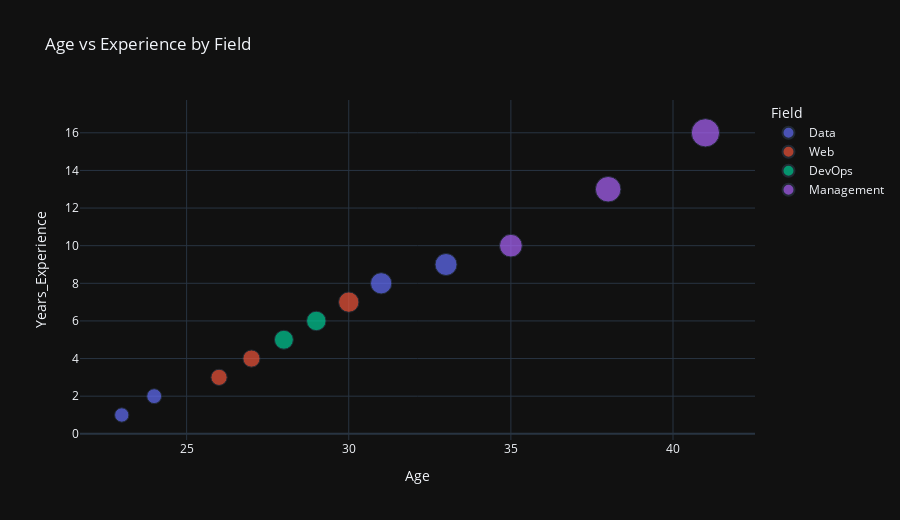

The code cell stored with this chart in its notebook:
### Markdown cell above
### 📝 Exercise 1 – Personal Scatter Plot: Age vs Experience

**Goal:** Build an interactive scatter plot showing the relationship between age and years of experience for yourself and other people you know.

**Tasks:**
- Create a `pandas.DataFrame` with 10–15 rows and columns: `Name`, `Age`, `Years_Experience`, `Estimated_Salary`, `Field`.
- Use `plotly.express.scatter` (`px.scatter`) with `Age` on the x-axis and `Years_Experience` on the y-axis.
- Color the points by `Field` using the `color` argument.
- Add `hover_data=['Name', 'Estimated_Salary']` so that hovering a point shows name and estimated salary.
- **Bonus:** Map `Estimated_Salary` to marker size using `size='Estimated_Salary'`.

**Reflection (write in a separate cell or as comments):**
- What correlation do you observe between age and experience? Is it roughly linear?

### Code cell
# Exercise 1 – Personal Scatter Plot: Age vs Experience
import plotly.express as px
import pandas as pd
from pathlib import Path

out_dir = Path("export")
out_dir.mkdir(exist_ok=True)

df_people = pd.DataFrame([
    {"Name": "Ana", "Age": 24, "Years_Experience": 2, "Estimated_Salary": 4200, "Field": "Data"},
    {"Name": "Mihai", "Age": 27, "Years_Experience": 4, "Estimated_Salary": 5600, "Field": "Web"},
    {"Name": "Ioana", "Age": 31, "Years_Experience": 8, "Estimated_Salary": 8600, "Field": "Data"},
    {"Name": "Radu", "Age": 29, "Years_Experience": 6, "Estimated_Salary": 7200, "Field": "DevOps"},
    {"Name": "Elena", "Age": 35, "Years_Experience": 10, "Estimated_Salary": 9800, "Field": "Management"},
    {"Name": "Andrei", "Age": 26, "Years_Experience": 3, "Estimated_Salary": 5000, "Field": "Web"},
    {"Name": "Cristina", "Age": 33, "Years_Experience": 9, "Estimated_Salary": 9200, "Field": "Data"},
    {"Name": "Vlad", "Age": 38, "Years_Experience": 13, "Estimated_Salary": 12400, "Field": "Management"},
    {"Name": "Daria", "Age": 28, "Years_Experience": 5, "Estimated_Salary": 6800, "Field": "DevOps"},
    {"Name": "Paul", "Age": 30, "Years_Experience": 7, "Estimated_Salary": 7900, "Field": "Web"},
    {"Name": "Maria", "Age": 41, "Years_Experience": 16, "Estimated_Salary": 15200, "Field": "Management"},
    {"Name": "Ionut", "Age": 23, "Years_Experience": 1, "Estimated_Salary": 3900, "Field": "Data"},
])

fig_scatter = px.scatter(
    df_people,
    x="Age",
    y="Years_Experience",
    color="Field",
    size="Estimated_Salary",
    hover_data=["Name", "Estimated_Salary"],
    title="Age vs Experience by Field",
    template="plotly_dark",
    height=520,
)

fig_scatter.update_layout(legend_title_text="Field")
fig_scatter.write_html(out_dir / "ex1_scatter_age_experience.html", include_plotlyjs="cdn")
fig_scatter.show()

df_people

### Figure 1 — Plotly figure (JSON) as saved in the notebook; plotly's stock layout.template omitted (floating-point values rounded to 4 significant figures)
{"data": [{"customdata": [["Ana", 4200], ["Ioana", 8600], ["Cristina", 9200], ["Ionut", 3900]], "hovertemplate": "Field=Data<br>Age=%{x}<br>Years_Experience=%{y}<br>Estimated_Salary=%{customdata[1]}<br>Name=%{customdata[0]}<extra></extra>", "legendgroup": "Data", "marker": {"color": "#636efa", "size": [4200, 8600, 9200, 3900], "sizemode": "area", "sizeref": 38, "symbol": "circle"}, "mode": "markers", "name": "Data", "orientation": "v", "showlegend": true, "type": "scatter", "x": [24, 31, 33, 23], "xaxis": "x", "y": [2, 8, 9, 1], "yaxis": "y"}, {"customdata": [["Mihai", 5600], ["Andrei", 5000], ["Paul", 7900]], "hovertemplate": "Field=Web<br>Age=%{x}<br>Years_Experience=%{y}<br>Estimated_Salary=%{customdata[1]}<br>Name=%{customdata[0]}<extra></extra>", "legendgroup": "Web", "marker": {"color": "#EF553B", "size": [5600, 5000, 7900], "sizemode": "area", "sizeref": 38, "symbol": "circle"}, "mode": "markers", "name": "Web", "orientation": "v", "showlegend": true, "type": "scatter", "x": [27, 26, 30], "xaxis": "x", "y": [4, 3, 7], "yaxis": "y"}, {"customdata": [["Radu", 7200], ["Daria", 6800]], "hovertemplate": "Field=DevOps<br>Age=%{x}<br>Years_Experience=%{y}<br>Estimated_Salary=%{customdata[1]}<br>Name=%{customdata[0]}<extra></extra>", "legendgroup": "DevOps", "marker": {"color": "#00cc96", "size": [7200, 6800], "sizemode": "area", "sizeref": 38, "symbol": "circle"}, "mode": "markers", "name": "DevOps", "orientation": "v", "showlegend": true, "type": "scatter", "x": [29, 28], "xaxis": "x", "y": [6, 5], "yaxis": "y"}, {"customdata": [["Elena", 9800], ["Vlad", 12400], ["Maria", 15200]], "hovertemplate": "Field=Management<br>Age=%{x}<br>Years_Experience=%{y}<br>Estimated_Salary=%{customdata[1]}<br>Name=%{customdata[0]}<extra></extra>", "legendgroup": "Management", "marker": {"color": "#ab63fa", "size": [9800, 12400, 15200], "sizemode": "area", "sizeref": 38, "symbol": "circle"}, "mode": "markers", "name": "Management", "orientation": "v", "showlegend": true, "type": "scatter", "x": [35, 38, 41], "xaxis": "x", "y": [10, 13, 16], "yaxis": "y"}], "layout": {"height": 520, "legend": {"itemsizing": "constant", "title": {"text": "Field"}, "tracegroupgap": 0}, "title": {"text": "Age vs Experience by Field"}, "xaxis": {"anchor": "y", "domain": [0, 1], "title": {"text": "Age"}}, "yaxis": {"anchor": "x", "domain": [0, 1], "title": {"text": "Years_Experience"}}}}
